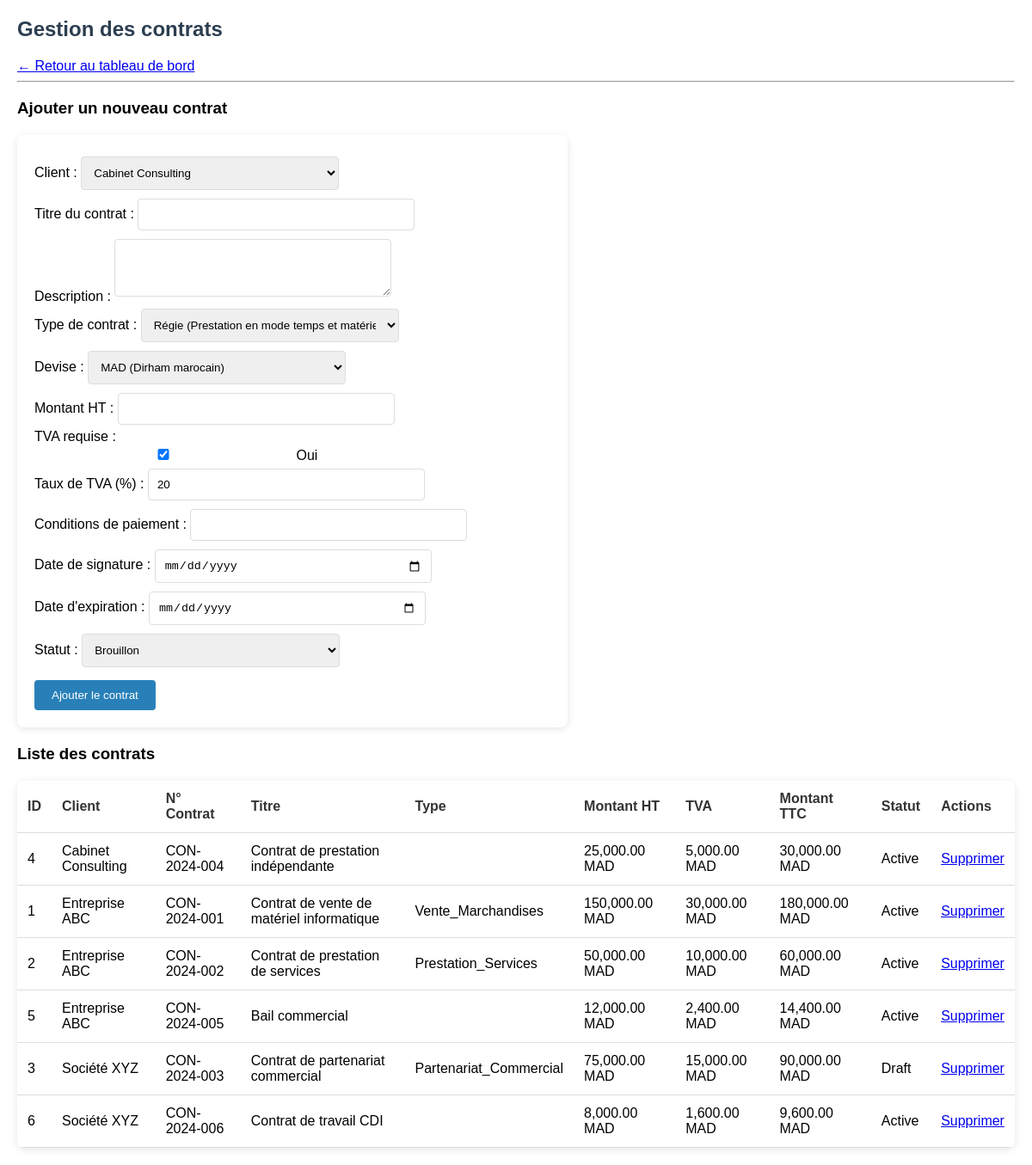
Before: /contracts.php (signed in) with the older database file.
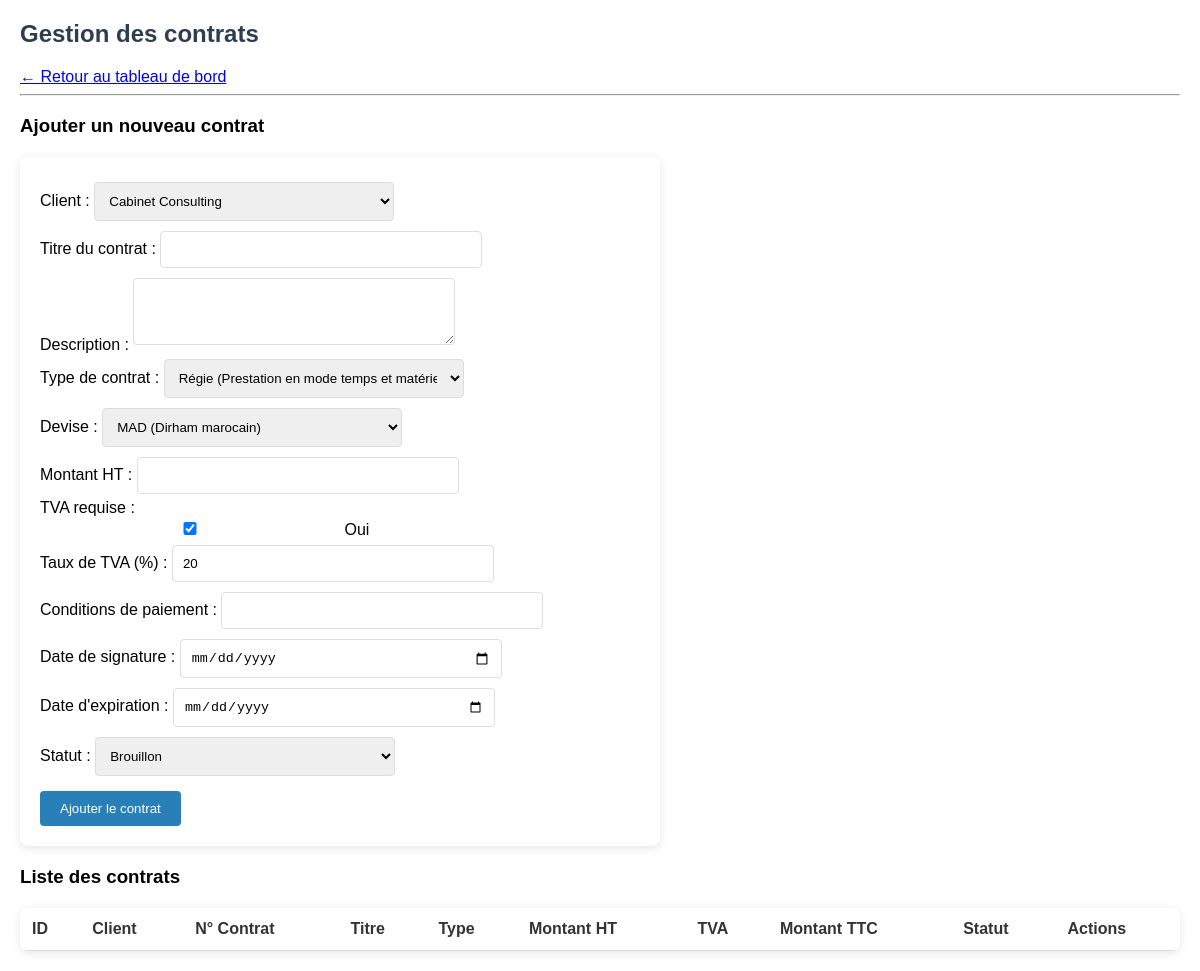
After: the same page with the newer database file.
### tables this page shows
CREATE TABLE contracts (
    id INT AUTO_INCREMENT PRIMARY KEY,
    client_id INT,
    contract_number VARCHAR(50) NOT NULL,
    name VARCHAR(255) NOT NULL,
    description TEXT,
    contract_type ENUM('Régie','Forfait','Maintenance_et_Support','Vente_Marchandises','Prestation_Services','Partenariat_Commercial','NDA') NOT NULL,
    amount DECIMAL(10,2),
    currency ENUM('MAD','EUR','USD') DEFAULT 'MAD',
    tax_required BOOLEAN DEFAULT TRUE,
    tax_rate DECIMAL(5,2) DEFAULT 20.00,
    payment_terms VARCHAR(100),
    signature_date DATE,
    expiry_date DATE,
    renewal_terms VARCHAR(200),
    legal_representative VARCHAR(100),
    registration_number VARCHAR(50),
    status ENUM('Draft','Active','Completed','Terminated','Expired') DEFAULT 'Draft',
    created_at TIMESTAMP DEFAULT CURRENT_TIMESTAMP,
    FOREIGN KEY (client_id) REFERENCES clients(id) ON DELETE CASCADE
);

CREATE TABLE clients (
    id INT AUTO_INCREMENT PRIMARY KEY,
    name VARCHAR(255) NOT NULL,
    email VARCHAR(255),
    phone VARCHAR(50),
    company VARCHAR(255),
    notes TEXT,
    created_at TIMESTAMP DEFAULT CURRENT_TIMESTAMP
);

### contracts.php (the view, shortened to what this page needs)
<?php
include "config.php";
$clients = $conn->query("SELECT id,name FROM clients");
$result = $conn->query("SELECT c.*,cl.name as client_name FROM contracts c JOIN clients cl ON c.client_id=cl.id");
?>
<!DOCTYPE html>
<html>
<head>
    <link rel="stylesheet" href="css/style.css">
</head>
<body>
<h2>Gestion des contrats</h2>
<a href="tableau_de_bord.php">← Retour au tableau de bord</a>
<hr>
<h3>Ajouter un nouveau contrat</h3>
<form method="post" class="contract-form">
    <div class="form-row">
        <label>Client :</label>
        <select name="client_id" required>
            <?php while($c = $clients->fetch_assoc()): ?>
                <option value="<?= $c['id'] ?>"><?= $c['name'] ?></option>
            <?php endwhile; ?>
        </select>
    </div>
    <div class="form-row">
        <label>Titre du contrat :</label>
        <input type="text" name="name" required>
    </div>
    <div class="form-row">
        <label>Description :</label>
        <textarea name="description" rows="3"></textarea>
    </div>
    <div class="form-row">
        <label>Type de contrat :</label>
        <select name="contract_type" required>
            <option value="Régie">Régie (Prestation en mode temps et matériels)</option>
        </select>
    </div>
    <div class="form-row">
        <label>Devise :</label>
        <select name="currency">
            <option value="MAD">MAD (Dirham marocain)</option>
        </select>
    </div>
    <div class="form-row">
        <label>Montant HT :</label>
        <input type="number" name="amount" step="0.01">
    </div>
    <div class="form-row">
        <label>TVA requise :</label>
        <div class="checkbox-group">
            <input type="checkbox" name="tax_required" checked> Oui
        </div>
    </div>
    <div class="form-row">
        <label>Taux de TVA (%) :</label>
        <input type="number" name="tax_rate" value="20" step="0.01">
    </div>
    <div class="form-row">
        <label>Conditions de paiement :</label>
        <input type="text" name="payment_terms">
    </div>
    <div class="form-row">
        <label>Date de signature :</label>
        <input type="date" name="signature_date">
    </div>
    <div class="form-row">
        <label>Date d'expiration :</label>
        <input type="date" name="expiry_date">
    </div>
    <div class="form-row">
        <label>Statut :</label>
        <select name="status">
            <option value="Brouillon">Brouillon</option>
        </select>
    </div>
    <div class="form-row">
        <button type="submit" name="add">Ajouter le contrat</button>
    </div>
</form>
<h3>Liste des contrats</h3>
<table>
<tr><th>ID</th><th>Client</th><th>N° Contrat</th><th>Titre</th><th>Type</th><th>Montant HT</th><th>TVA</th><th>Montant TTC</th><th>Statut</th><th>Actions</th></tr>
<?php while($row = $result->fetch_assoc()): ?>
<tr>
    <td><?= $row['id'] ?></td>
    <td><?= $row['client_name'] ?></td>
    <td><?= $row['contract_number'] ?></td>
    <td><?= $row['name'] ?></td>
    <td><?= $row['contract_type'] ?></td>
    <td><?= number_format($row['amount'], 2) ?> <?= $row['currency'] ?></td>
    <td>
        <?php
        if ($row['tax_required'] && $row['amount'] > 0) {
            $tva_amount = ($row['amount'] * $row['tax_rate']) / 100;
            echo number_format($tva_amount, 2) . ' ' . $row['currency'];
        } else {
            echo '0.00 ' . $row['currency'];
        }
        ?>
    </td>
    <td>
        <?php
        if ($row['tax_required'] && $row['amount'] > 0) {
            $total_ttc = $row['amount'] + (($row['amount'] * $row['tax_rate']) / 100);
            echo number_format($total_ttc, 2) . ' ' . $row['currency'];
        } else {
            echo number_format($row['amount'], 2) . ' ' . $row['currency'];
        }
        ?>
    </td>
    <td><?= $row['status'] ?></td>
    <td><a href="contracts.php?delete=<?= $row['id'] ?>" onclick="return confirm('Supprimer ?')">Supprimer</a></td>
</tr>
<?php endwhile; ?>
</table>
</body>
</html>

### css/style.css (style rules this page uses)
body { font-family: Arial, sans-serif; background: white; margin: 20px; }
h2 { color: #2c3e50; margin-bottom: 20px; }
input, select, textarea { padding: 10px; border: 1px solid #ddd; border-radius: 4px; margin: 5px 0; width: 300px; }
button { background: #2980b9; color: white; padding: 10px 20px; border: none; border-radius: 4px; cursor: pointer; margin-top: 10px; }
form { max-width: 600px; margin: 20px 0; padding: 20px; background: white; border-radius: 8px; box-shadow: 0 2px 10px rgba(0,0,0,0.1); }
table { width: 100%; border-collapse: collapse; margin: 20px 0; background: white; border-radius: 8px; overflow: hidden; box-shadow: 0 2px 10px rgba(0,0,0,0.1); }
th, td { padding: 12px; text-align: left; border-bottom: 1px solid #ddd; }
th { background: white; font-weight: bold; color: #333; }

Changed rows visible on the page:
removed contracts: id "4", client.name "Cabinet Consulting", contract_number "CON-2024-004", name "Contrat de prestation indépendante", amount "25,000.00", currency "MAD", tva_amount "5,000.00", total_ttc "30,000.00", status "Active"
removed contracts: id "1", client.name "Entreprise ABC", contract_number "CON-2024-001", name "Contrat de vente de matériel informatique", contract_type "Vente_Marchandises", amount "150,000.00", currency "MAD", tva_amount "30,000.00", total_ttc "180,000.00", status "Active"
removed contracts: id "2", client.name "Entreprise ABC", contract_number "CON-2024-002", name "Contrat de prestation de services", contract_type "Prestation_Services", amount "50,000.00", currency "MAD", tva_amount "10,000.00", total_ttc "60,000.00", status "Active"
removed contracts: id "5", client.name "Entreprise ABC", contract_number "CON-2024-005", name "Bail commercial", amount "12,000.00", currency "MAD", tva_amount "2,400.00", total_ttc "14,400.00", status "Active"
removed contracts: id "3", client.name "Société XYZ", contract_number "CON-2024-003", name "Contrat de partenariat commercial", contract_type "Partenariat_Commercial", amount "75,000.00", currency "MAD", tva_amount "15,000.00", total_ttc "90,000.00", status "Draft"
removed contracts: id "6", client.name "Société XYZ", contract_number "CON-2024-006", name "Contrat de travail CDI", amount "8,000.00", currency "MAD", tva_amount "1,600.00", total_ttc "9,600.00", status "Active"
